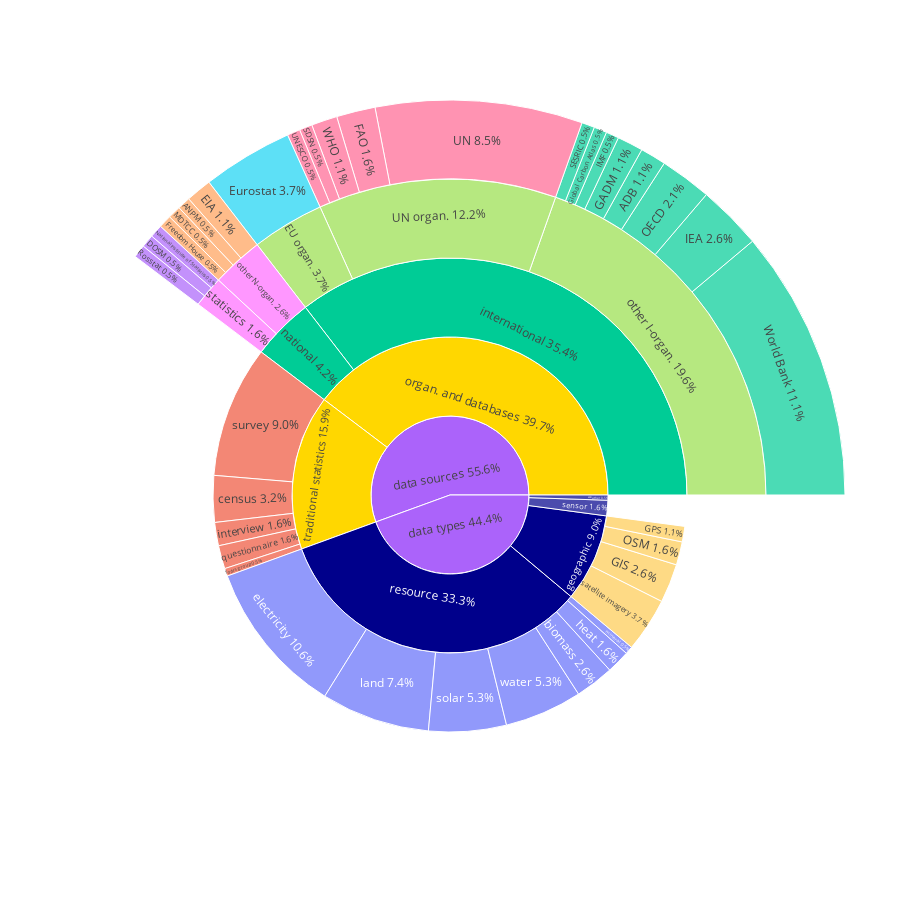

The notebook cell this image was saved under:
### Code cell
fig = px.sunburst(
    names = characters,
    parents = parent,
    values = frequency,
    branchvalues = "total",
    color = parent,
    color_discrete_map={'data sources':'gold', 'data types':'darkblue'},
    width = 900,
    height = 900
)

fig.update_layout(
    margin = dict(t=100, l=10, r=10, b=10)
)

fig.update_traces(texttemplate = '%{label} %{percentRoot:.1%}')
fig.show()

### Figure 1 — Plotly figure (JSON) as saved in the notebook; plotly's stock layout.template omitted (floating-point values rounded to 4 significant figures)
{"data": [{"branchvalues": "total", "domain": {"x": [0, 1], "y": [0, 1]}, "hovertemplate": "label=%{label}<br>value=%{value}<br>parent=%{parent}<extra></extra>", "labels": ["World Bank", "National Institute of Statistics", "ANPM", "DOSM", "MDTCC", "Eurostat", "UN", "IEA", "ADB", "FAO", "WHO", "OECD", "IMF", "Global Carbon Atlas", "Rosstat", "GADM", "SDSN", "SESRIC", "EIA", "Freedom House", "UNESCO", "EU organ.", "UN organ.", "other I-organ.", "other N-organ.", "statistics", "GIS", "GPS", "OSM", "biomass", "census", "electricity", "focus group", "heat", "international", "interview", "land", "mineral", "national", "questionnaire", "satellite imagery", "solar", "survey", "water", "geographic", "organ. and databases", "resource", "sensor", "traditional statistics", "weather", "data sources", "data types"], "marker": {"colors": ["#00cc96", "#ab63fa", "#FFA15A", "#ab63fa", "#FFA15A", "#19d3f3", "#FF6692", "#00cc96", "#00cc96", "#FF6692", "#FF6692", "#00cc96", "#00cc96", "#00cc96", "#ab63fa", "#00cc96", "#FF6692", "#00cc96", "#FFA15A", "#FFA15A", "#FF6692", "#B6E880", "#B6E880", "#B6E880", "#FF97FF", "#FF97FF", "#FECB52", "#FECB52", "#FECB52", "#636efa", "#EF553B", "#636efa", "#EF553B", "#636efa", "#00cc96", "#EF553B", "#636efa", "#636efa", "#00cc96", "#EF553B", "#FECB52", "#636efa", "#EF553B", "#636efa", "darkblue", "gold", "darkblue", "darkblue", "gold", "darkblue", "#ab63fa", "#ab63fa"]}, "name": "", "parents": ["other I-organ.", "statistics", "other N-organ.", "statistics", "other N-organ.", "EU organ.", "UN organ.", "other I-organ.", "other I-organ.", "UN organ.", "UN organ.", "other I-organ.", "other I-organ.", "other I-organ.", "statistics", "other I-organ.", "UN organ.", "other I-organ.", "other N-organ.", "other N-organ.", "UN organ.", "international", "international", "international", "national", "national", "geographic", "geographic", "geographic", "resource", "traditional statistics", "resource", "traditional statistics", "resource", "organ. and databases", "traditional statistics", "resource", "resource", "organ. and databases", "traditional statistics", "geographic", "resource", "traditional statistics", "resource", "data types", "data sources", "data types", "data types", "data sources", "data types", "", ""], "texttemplate": "%{label} %{percentRoot:.1%}", "type": "sunburst", "values": [21, 1, 1, 1, 1, 7, 16, 5, 2, 3, 2, 4, 1, 1, 1, 2, 1, 1, 2, 1, 1, 7, 23, 37, 5, 3, 5, 2, 3, 5, 6, 20, 1, 3, 67, 3, 14, 1, 8, 3, 7, 10, 17, 10, 17, 75, 63, 3, 30, 1, 105, 84]}], "layout": {"height": 900, "legend": {"tracegroupgap": 0}, "margin": {"b": 10, "l": 10, "r": 10, "t": 100}, "width": 900}}
